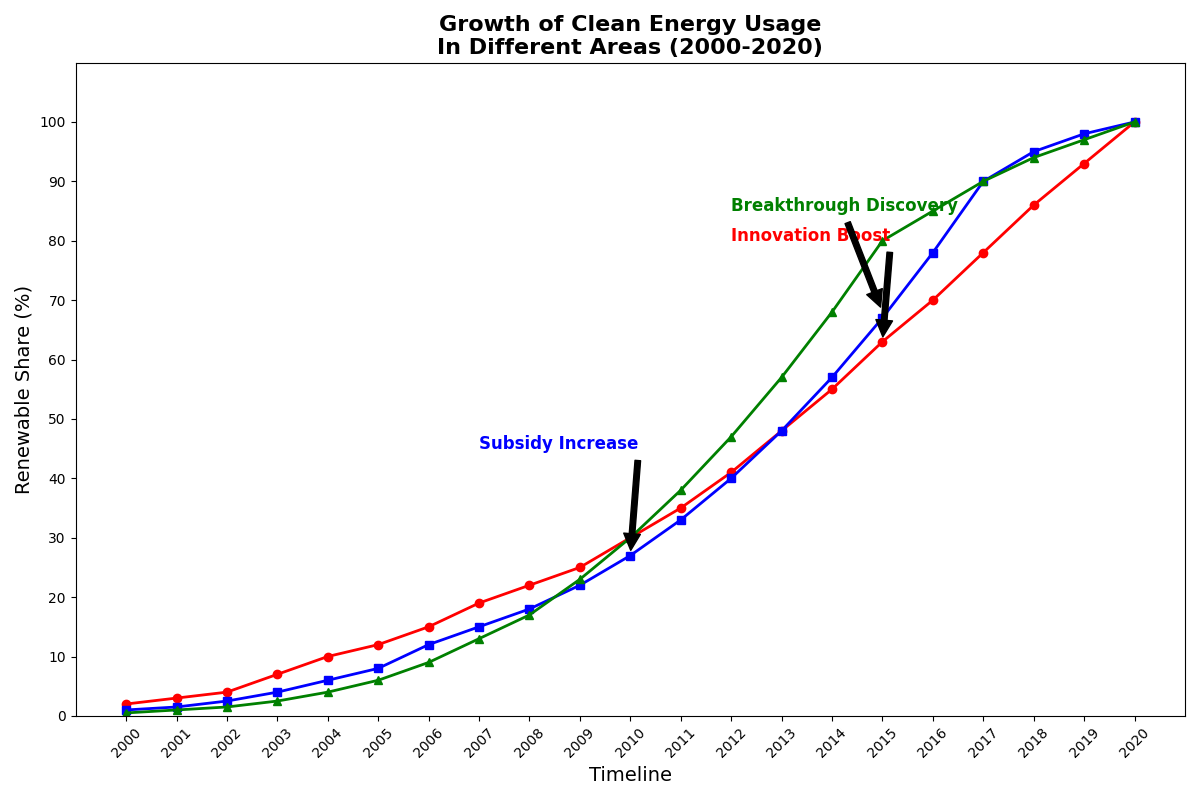

Reproduce this figure in Python.
import matplotlib.pyplot as plt
import numpy as np

years = np.arange(2000, 2021)
country_a_adoption = np.array([2, 3, 4, 7, 10, 12, 15, 19, 22, 25, 30, 35, 41, 48, 55, 63, 70, 78, 86, 93, 100])
country_b_adoption = np.array([1, 1.5, 2.5, 4, 6, 8, 12, 15, 18, 22, 27, 33, 40, 48, 57, 67, 78, 90, 95, 98, 100])
country_c_adoption = np.array([0.5, 1, 1.5, 2.5, 4, 6, 9, 13, 17, 23, 30, 38, 47, 57, 68, 80, 85, 90, 94, 97, 100])

plt.figure(figsize=(12, 8))

plt.plot(years, country_a_adoption, color='red', marker='o', linewidth=2, markersize=6)
plt.plot(years, country_b_adoption, color='blue', marker='s', linewidth=2, markersize=6)
plt.plot(years, country_c_adoption, color='green', marker='^', linewidth=2, markersize=6)

plt.title("Growth of Clean Energy Usage\nIn Different Areas (2000-2020)", fontsize=16, fontweight='bold', ha='center')
plt.xlabel('Timeline', fontsize=14)
plt.ylabel('Renewable Share (%)', fontsize=14)
plt.xticks(years, rotation=45)
plt.yticks(np.arange(0, 101, 10))
plt.ylim(0, 110)

plt.annotate('Innovation Boost',
             xy=(2015, 63), xytext=(2012, 80),
             arrowprops=dict(facecolor='black', shrink=0.05),
             fontsize=12, color='red', fontweight='bold')

plt.annotate('Subsidy Increase',
             xy=(2010, 27), xytext=(2007, 45),
             arrowprops=dict(facecolor='black', shrink=0.05),
             fontsize=12, color='blue', fontweight='bold')

plt.annotate('Breakthrough Discovery',
             xy=(2015, 68), xytext=(2012, 85),
             arrowprops=dict(facecolor='black', shrink=0.05),
             fontsize=12, color='green', fontweight='bold')

plt.tight_layout()
plt.show()
